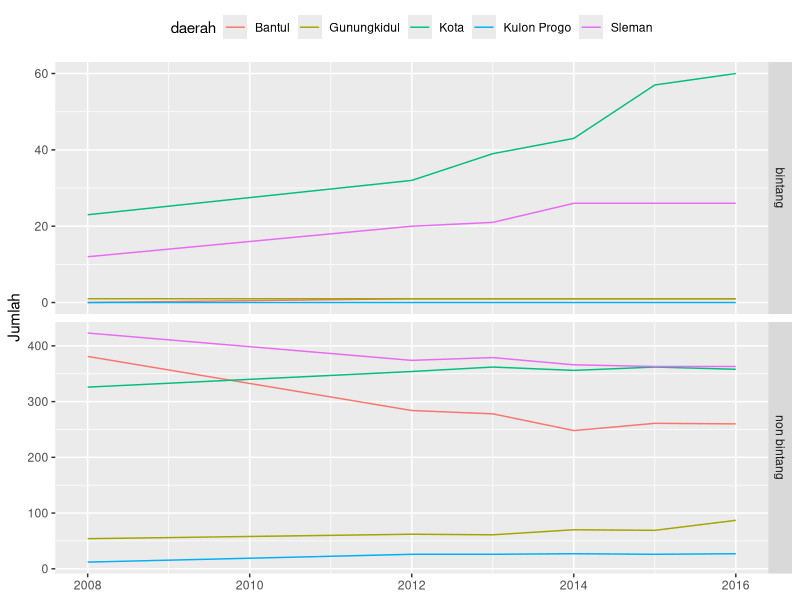

Generate this figure with R:
# visualisasi perkembangan hotel di DIY
# data diambil dari directory hotel 2008 - 2016 bps

# jumlah hotel ---------------
jml_hotel <- read.csv("jumlah hotel yk.csv", stringsAsFactors = FALSE, header = TRUE, sep = ";")

library(ggplot2)
library(dplyr)

jml_hotel %>%
  ggplot(aes(x=tahun, y=jumlah, colour=daerah)) +
  geom_line(show.legend = TRUE) +
  facet_grid(kategori~., scales="free") +
  theme(legend.position="top") +
  labs(title = NULL, x = NULL, y = "Jumlah")

jml_hotel %>%
  group_by(daerah) %>%
  select(jumlah) %>%
  summarize(total = sum(jumlah)) %>%
  arrange(desc(total))

sum(jml_hotel$jumlah)

jml_hotel %>%
  filter(daerah == "Kota") %>%
  group_by(kategori) %>%
  select(jumlah) %>%
  summarize(total = sum(jumlah)) %>%
  arrange(desc(total))

  
# rerata twit berdasarkan bulan --------------

twit_month <- read.csv("partisipasi_jod.csv", 
                       stringsAsFactors = FALSE, header = TRUE)